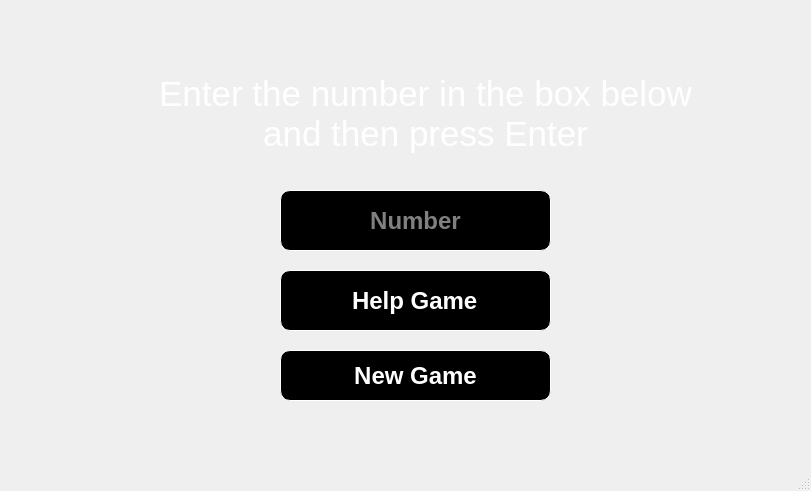
<?xml version="1.0" encoding="UTF-8"?>
<ui version="4.0">
 <class>MainWindow</class>
 <widget class="QMainWindow" name="MainWindow">
  <property name="geometry">
   <rect>
    <x>0</x>
    <y>0</y>
    <width>811</width>
    <height>491</height>
   </rect>
  </property>
  <property name="windowTitle">
   <string>MainWindow</string>
  </property>
  <property name="autoFillBackground">
   <bool>false</bool>
  </property>
  <property name="styleSheet">
   <string notr="true">background-image: url(&quot;images/9.jpg&quot;);background-repeat: no-repeat, repeat;</string>
  </property>
  <widget class="QWidget" name="centralwidget">
   <widget class="QLineEdit" name="user_number">
    <property name="geometry">
     <rect>
      <x>280</x>
      <y>190</y>
      <width>271</width>
      <height>61</height>
     </rect>
    </property>
    <property name="font">
     <font>
      <pointsize>18</pointsize>
      <bold>true</bold>
     </font>
    </property>
    <property name="styleSheet">
     <string notr="true">background:#000;color:#fff;border:1px solid #fff;border-radius:10px;</string>
    </property>
    <property name="text">
     <string/>
    </property>
    <property name="alignment">
     <set>Qt::AlignCenter</set>
    </property>
    <property name="placeholderText">
     <string>Number</string>
    </property>
   </widget>
   <widget class="QPushButton" name="btn_back">
    <property name="geometry">
     <rect>
      <x>280</x>
      <y>350</y>
      <width>271</width>
      <height>51</height>
     </rect>
    </property>
    <property name="font">
     <font>
      <pointsize>18</pointsize>
      <bold>true</bold>
     </font>
    </property>
    <property name="styleSheet">
     <string notr="true">background:#000;color:#fff;border:1px solid #fff;border-radius:10px;</string>
    </property>
    <property name="text">
     <string>New Game</string>
    </property>
   </widget>
   <widget class="QTextEdit" name="textEdit_2">
    <property name="enabled">
     <bool>true</bool>
    </property>
    <property name="geometry">
     <rect>
      <x>140</x>
      <y>70</y>
      <width>571</width>
      <height>111</height>
     </rect>
    </property>
    <property name="autoFillBackground">
     <bool>true</bool>
    </property>
    <property name="styleSheet">
     <string notr="true">color:#fff;border:0;background: rgba(0,0,0,0);</string>
    </property>
    <property name="frameShape">
     <enum>QFrame::NoFrame</enum>
    </property>
    <property name="frameShadow">
     <enum>QFrame::Raised</enum>
    </property>
    <property name="tabChangesFocus">
     <bool>false</bool>
    </property>
    <property name="html">
     <string>&lt;!DOCTYPE HTML PUBLIC &quot;-//W3C//DTD HTML 4.0//EN&quot; &quot;http://www.w3.org/TR/REC-html40/strict.dtd&quot;&gt;
&lt;html&gt;&lt;head&gt;&lt;meta name=&quot;qrichtext&quot; content=&quot;1&quot; /&gt;&lt;meta charset=&quot;utf-8&quot; /&gt;&lt;style type=&quot;text/css&quot;&gt;
p, li { white-space: pre-wrap; }
&lt;/style&gt;&lt;/head&gt;&lt;body style=&quot; font-family:'Segoe UI'; font-size:9pt; font-weight:400; font-style:normal;&quot;&gt;
&lt;p align=&quot;center&quot; style=&quot; margin-top:0px; margin-bottom:0px; margin-left:0px; margin-right:0px; -qt-block-indent:0; text-indent:0px;&quot;&gt;&lt;span style=&quot; font-size:26pt;&quot;&gt;Enter the number in the box below and then press Enter&lt;/span&gt;&lt;/p&gt;&lt;/body&gt;&lt;/html&gt;</string>
    </property>
   </widget>
   <widget class="QLineEdit" name="help_message">
    <property name="geometry">
     <rect>
      <x>280</x>
      <y>270</y>
      <width>271</width>
      <height>61</height>
     </rect>
    </property>
    <property name="font">
     <font>
      <pointsize>18</pointsize>
      <bold>true</bold>
     </font>
    </property>
    <property name="styleSheet">
     <string notr="true">background:#000;color:#fff;border:1px solid #fff;border-radius:10px;</string>
    </property>
    <property name="text">
     <string>Help Game</string>
    </property>
    <property name="alignment">
     <set>Qt::AlignCenter</set>
    </property>
    <property name="placeholderText">
     <string>number</string>
    </property>
   </widget>
  </widget>
  <widget class="QMenuBar" name="menubar">
   <property name="geometry">
    <rect>
     <x>0</x>
     <y>0</y>
     <width>811</width>
     <height>22</height>
    </rect>
   </property>
  </widget>
  <widget class="QStatusBar" name="statusbar"/>
 </widget>
 <resources/>
 <connections/>
</ui>
